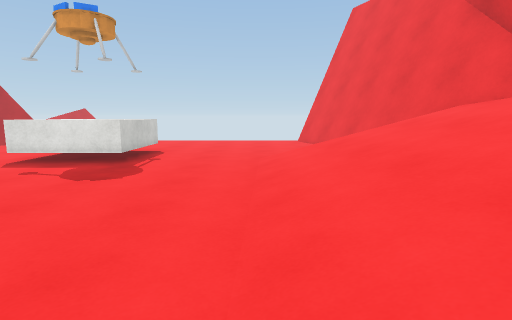
view 1 (above)

14 first-person views from a walk through a 3-D level made in the Unity game engine. The camera is 1.3 m above the floor, tilts 8° down and sees 80° across. The floor is counted in squares, 1 m on a side. Each view is taken from the middle of a square. On the plan, view 1 faces up. The plan holds only what a view shows up to about 14 squares ahead; the rest is blank. The place goes on beyond the plan. Surface patterns are stand-ins for the level's own textures.

view 2
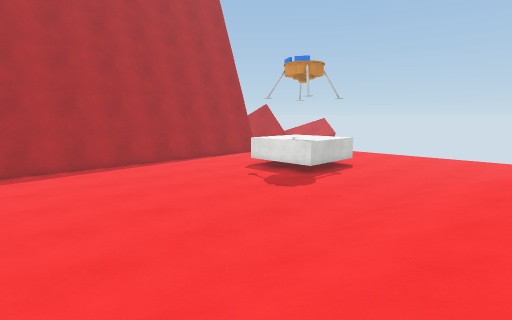

view 3
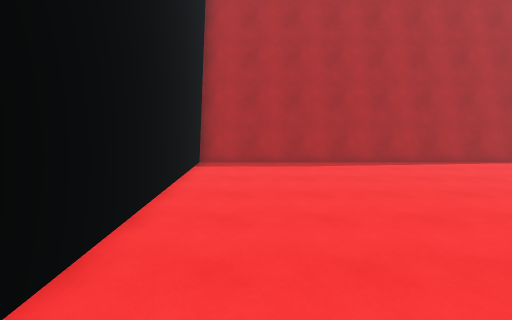

view 4
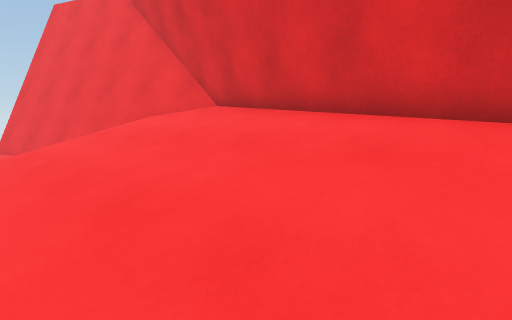

view 5
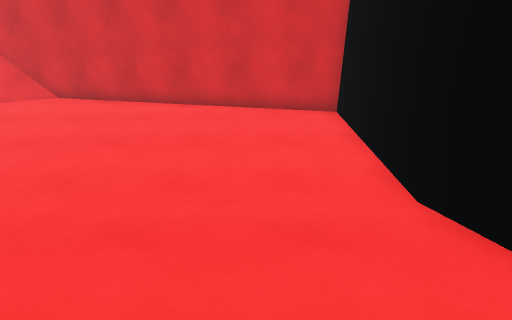

view 6
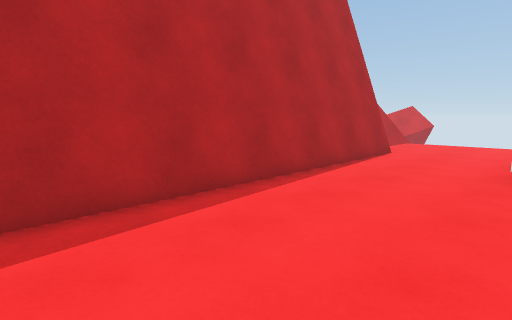

view 7
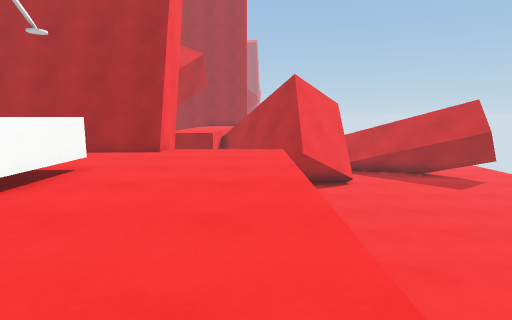

view 8
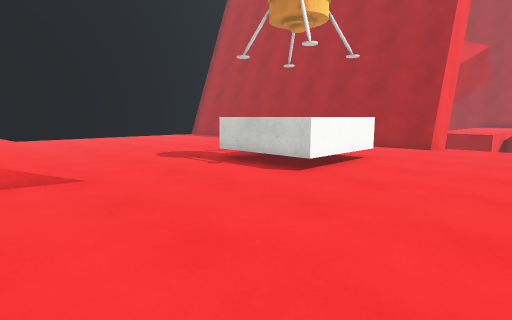

view 9
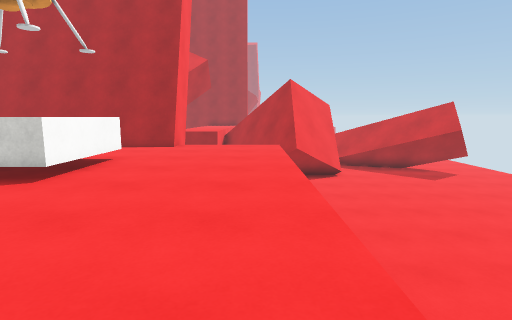

view 10
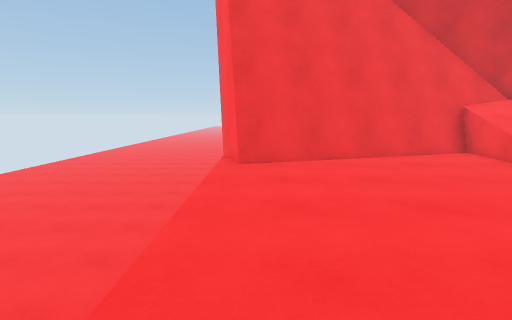

view 11
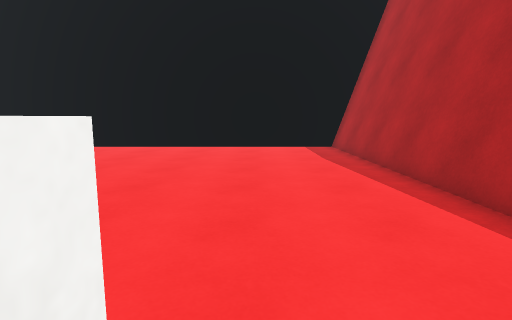

view 12
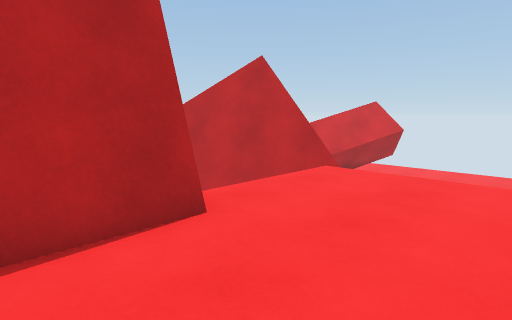

view 13
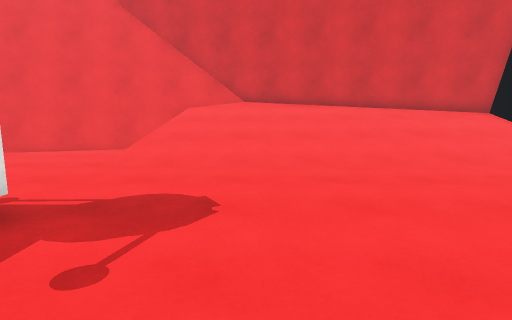

view 14
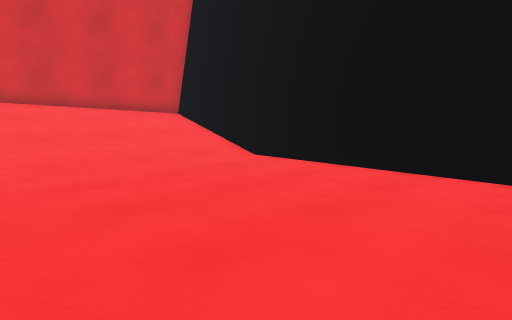

### Floor plan
Key: @ floor where view 1 was taken; # wall or solid block; . floor; / step, stairs or slope; = window, fence, low wall or low ledge; ^ raised ledge; v drop or lower ground.
Columns run from 15 left of view 1 to 8 right of it. Each row starts with its distance up from view 1.
 20  #vvvvvvvvvvvvvvvvvvvvvv
 19 ##=
 18 ##vvvvvvvvvvvvvvvv###
 17 v  ...............##
 16    ...............##
 15    ................#
 14    ................#
 13  ###....^^^........##
 12    #....   ^........#
 11    #....^^^^........#
 10    #....^^^^..../=..###
  9    #............/////##
  8    #............//////#
  7    #............//////#
  6    #............/////##
  5    #............/////##
  4    #............/////#
  3    #...........//////#
  2    #...........//////#
  1    #.........../////##
  0    #...........@////#
 -1    #.........../////#
 -2    #.........../////#
 -3    #...........////##
 -4    ##################

Where each view was taken, in squares from view 1:
view 1: 0 up, 0 right, facing up
view 2: 1 down, 3 right, facing up-left
view 3: 1 down, 2 right, facing left
view 4: 1 down, 1 right, facing up-right
view 5: 1 down, 5 left, facing right
view 6: 2 up, 7 left, facing up-left
view 7: 17 up, 0 right, facing left
view 8: 17 up, 2 right, facing down-left
view 9: 17 up, 2 right, facing left
view 10: 17 up, 6 left, facing right
view 11: 10 up, 8 left, facing down
view 12: 11 up, 8 left, facing up-left
view 13: 6 up, 8 left, facing right
view 14: 4 up, 8 left, facing down-right
